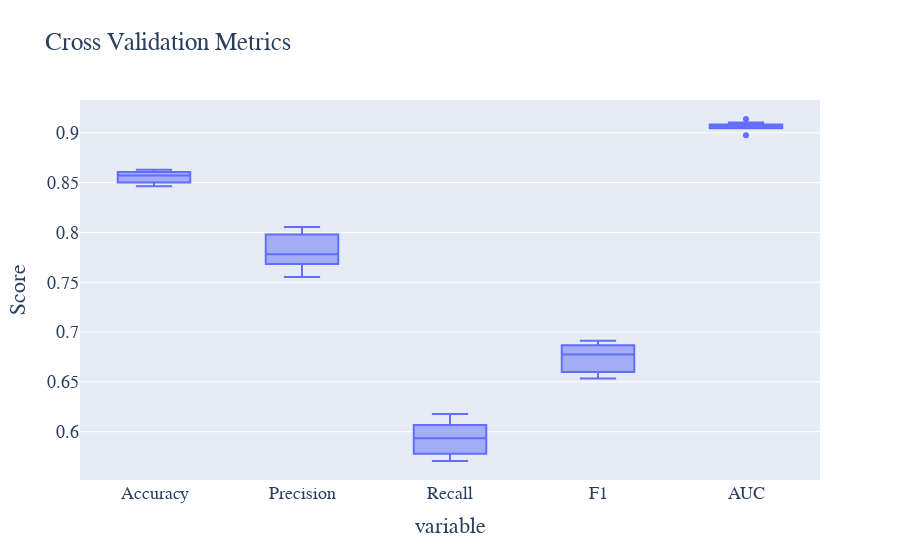

Write notebook code for a chart like this one.
### Code cell
# 执行交叉验证
cv_results = cross_validate(lr_model, X_train, y_train, cv=10, scoring=['accuracy', 'precision', 'recall', 'f1', 'roc_auc'])

# 提取交叉验证结果
cv_accuracy = cv_results['test_accuracy']
cv_precision = cv_results['test_precision']
cv_recall = cv_results['test_recall']
cv_f1 = cv_results['test_f1']
cv_roc = cv_results['test_roc_auc']

# 绘制交叉验证结果的箱线图
cv_metrics_data = pd.DataFrame({
    'Accuracy': cv_accuracy,
    'Precision': cv_precision,
    'Recall': cv_recall,
    'F1': cv_f1,
    'AUC': cv_roc
})

# 绘制交叉验证结果的箱线图
fig = px.box(cv_metrics_data, title='Cross Validation Metrics')
fig.update_layout(
    yaxis_title='Score', showlegend=False,
    font=dict(family='Times New Roman', size=18)
)
fig.write_html('Image/4_6_2_3.html')
fig.show()

### Figure 1 — Plotly figure (JSON) as saved in the notebook; plotly's stock layout.template omitted (floating-point values rounded to 4 significant figures)
{"data": [{"alignmentgroup": "True", "hovertemplate": "variable=%{x}<br>value=%{y}<extra></extra>", "legendgroup": "", "marker": {"color": "#636efa"}, "name": "", "notched": false, "offsetgroup": "", "orientation": "v", "showlegend": false, "type": "box", "x": ["Accuracy", "Accuracy", "Accuracy", "Accuracy", "Accuracy", "Accuracy", "Accuracy", "Accuracy", "Accuracy", "Accuracy", "Precision", "Precision", "Precision", "Precision", "Precision", "Precision", "Precision", "Precision", "Precision", "Precision", "Recall", "Recall", "Recall", "Recall", "Recall", "Recall", "Recall", "Recall", "Recall", "Recall", "F1", "F1", "F1", "F1", "F1", "F1", "F1", "F1", "F1", "F1", "AUC", "AUC", "AUC", "AUC", "AUC", "AUC", "AUC", "AUC", "AUC", "AUC"], "x0": " ", "xaxis": "x", "y": [0.8511, 0.8464, 0.8564, 0.8487, 0.8608, 0.8628, 0.8501, 0.8628, 0.8604, 0.8578, 0.7615, 0.7552, 0.7845, 0.7684, 0.7913, 0.7979, 0.7695, 0.8054, 0.804, 0.772, 0.5952, 0.576, 0.592, 0.5707, 0.6067, 0.6099, 0.5779, 0.6005, 0.5899, 0.6178, 0.6682, 0.6536, 0.6748, 0.6549, 0.6868, 0.6913, 0.6601, 0.688, 0.6805, 0.6864, 0.9046, 0.8974, 0.9083, 0.9045, 0.9048, 0.9138, 0.9059, 0.9076, 0.9103, 0.9068], "y0": " ", "yaxis": "y"}], "layout": {"boxmode": "group", "font": {"family": "Times New Roman", "size": 18}, "legend": {"tracegroupgap": 0}, "showlegend": false, "title": {"text": "Cross Validation Metrics"}, "xaxis": {"anchor": "y", "domain": [0, 1], "title": {"text": "variable"}}, "yaxis": {"anchor": "x", "domain": [0, 1], "title": {"text": "Score"}}}}
